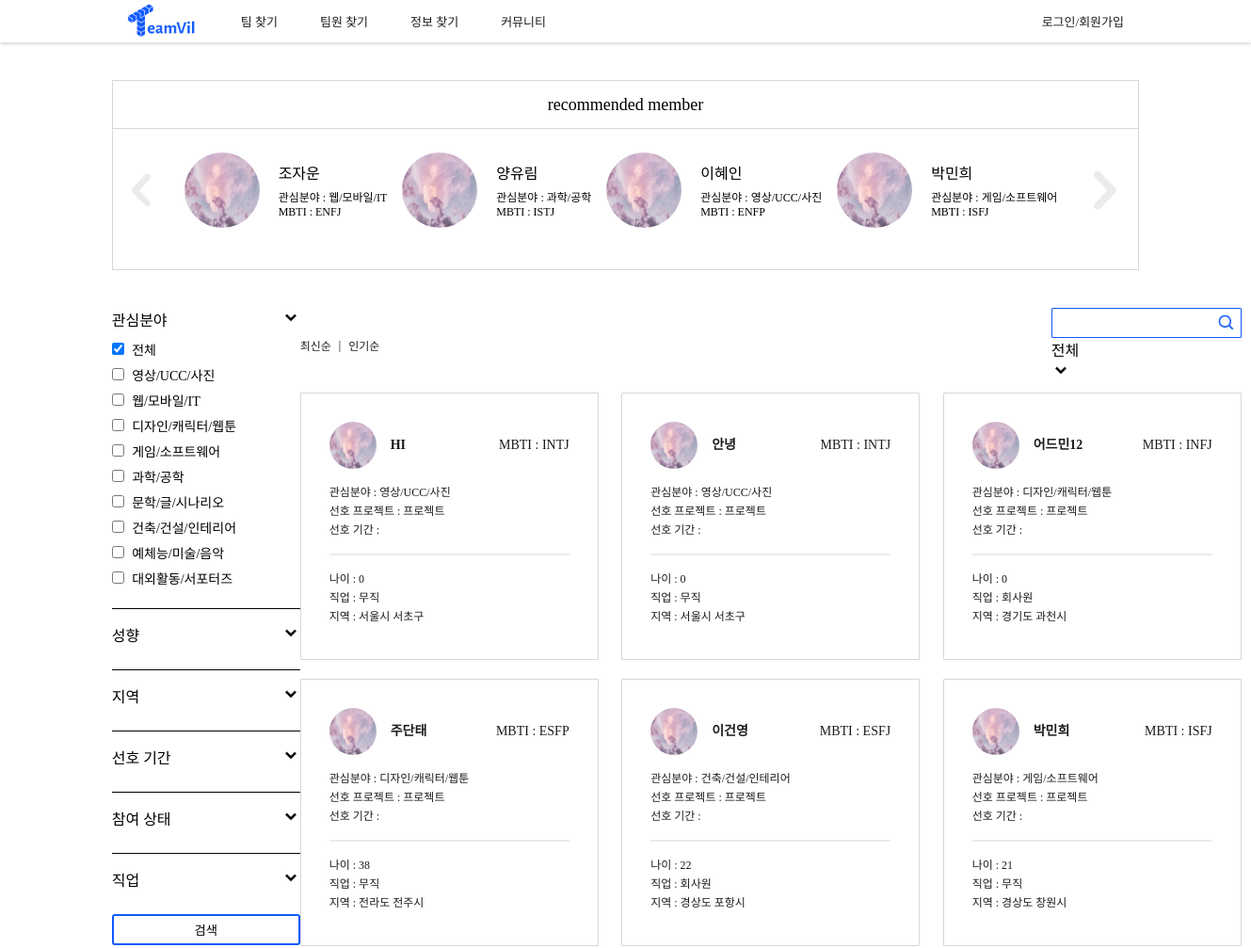
/member/member_search_back_cloud/ (upper part), run on an earlier commit of the app's database.
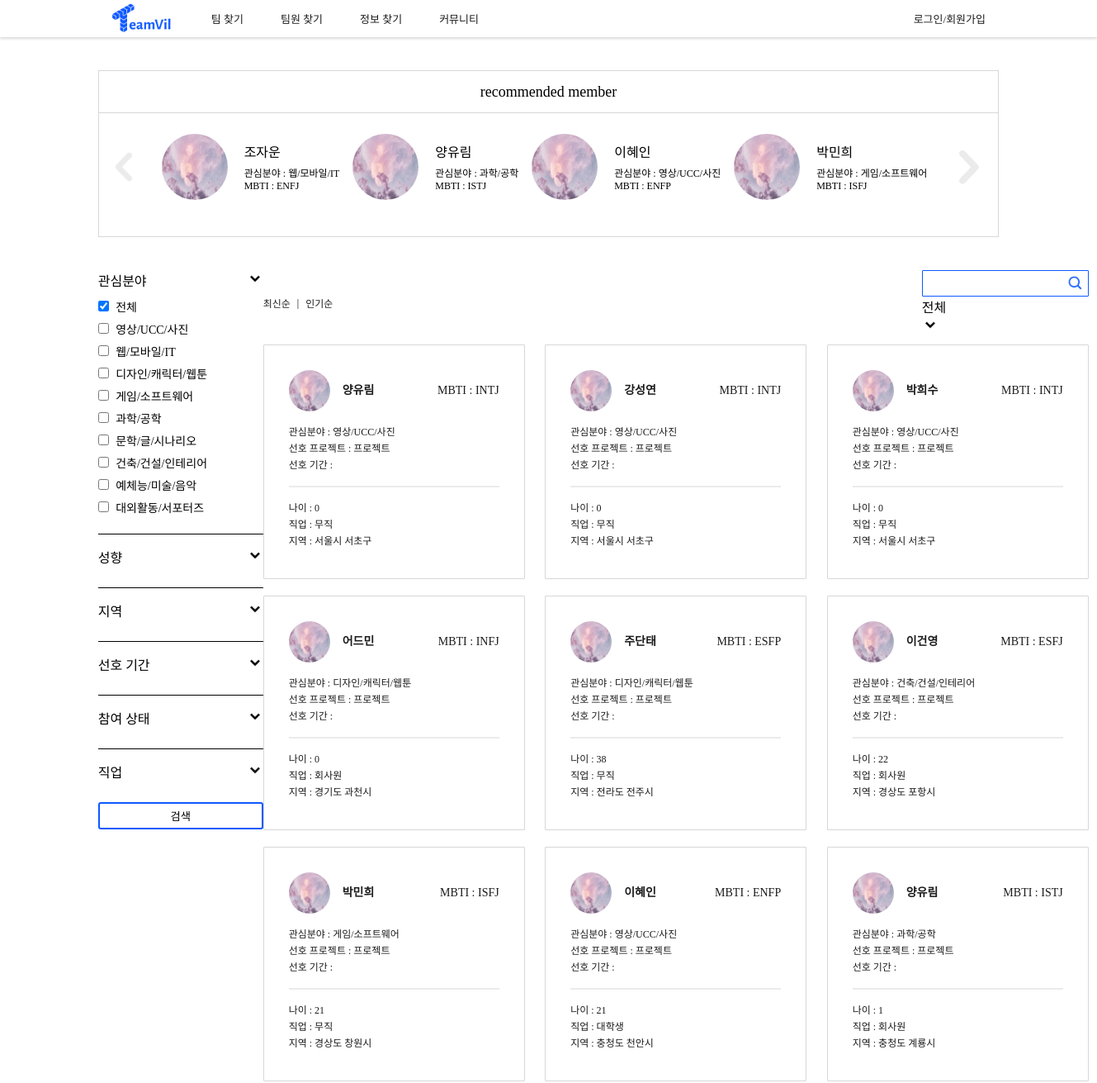
And on a later commit of the database.
### account/models.py (models this page shows, shortened)
class Profile(models.Model):
    user_id = models.ForeignKey(User, on_delete = models.CASCADE, db_column="user_id")
    name = models.CharField(max_length=25)
    mbti_id = models.ForeignKey(Mbti, on_delete = models.CASCADE, db_column="mbti_id")
    mbti_detail = models.CharField(max_length=100, null=True)
    email = models.CharField(max_length=45)
    phone = models.CharField(max_length=15)
    birthday = models.DateField()
    region1_id = models.ForeignKey(Region1, on_delete = models.CASCADE, db_column="region1_id")
    region2_id = models.ForeignKey(Region2, on_delete = models.CASCADE, db_column="region2_id")
    openPhone = models.IntegerField()
    openEmail = models.IntegerField()
    term_id = models.ForeignKey(Term, on_delete = models.CASCADE, db_column="term_id")
    field1_id = models.ForeignKey(Field1, on_delete = models.CASCADE, db_column="field1_id")
    field2 = models.CharField(max_length=20)
    state = models.IntegerField()
    job_id = models.ForeignKey(Job, on_delete = models.CASCADE, db_column="job_id")
    education_id = models.ForeignKey(Education, on_delete = models.CASCADE, db_column="education_id", null=True)
    isLink = models.IntegerField()
    isFile = models.IntegerField()
    isCarrer = models.IntegerField()
    pr = models.TextField(null=True)
    register = models.DateTimeField(default=timezone.now)
    photo = models.FileField(null=True)
    isReview = models.IntegerField()
    view_cnt = models.IntegerField(default=0)
    submit = models.IntegerField(default=0)

class Mbti(models.Model):
    mbti = models.CharField(max_length=4)
    mbti_cnt = models.IntegerField(default=0)

class Job(models.Model):
    job = models.CharField(max_length=20)

### home/models.py (models this page shows, shortened)
class Field1(models.Model):
    field1 = models.CharField(max_length=20)

class Region1(models.Model):
    region1 = models.CharField(max_length=20)

class Region2(models.Model):
    region1_id = models.ForeignKey(Region1, on_delete = models.CASCADE, db_column="region1_id")
    region2 = models.CharField(max_length=20)

### account/views.py (the view)
# urls.py: path('member_search_back_cloud/', views.member_search_back_cloud, name = "member_search_back_cloud"),
def member_search_back_cloud(request):
    profiles = Profile.objects.all().order_by('-register')
    profiles_reg = Profile.objects.all().order_by('id')[:4]
    field1 = Field1.objects.all() # 대분야 (ex IT)
    mbti = Mbti.objects.all()
    region2 = Region2.objects.all() # ~시 (서울만 ~구)
    term = Term.objects.all()
    job = Job.objects.all()
    return render(request, "member_search_back_cloud.html", {'profiles':profiles, "field1s":field1, "mbtis" : mbti,
                                                    "region2s": region2, "terms": term, "jobs": job, "profiles_reg":profiles_reg})

### teamvil/templatetags/custom_tags.py (called while the page is built)
@register.simple_tag
def getAge(birthday):
    now = int(datetime.datetime.today().year)
    birthday = int(birthday.strftime('%Y'))
    return now - birthday

### account/templates/member_search_back_cloud.html (shortened to what the changed rows need)
<!DOCTYPE html>
<html lang="en">
{% load static %}
{% load custom_tags %}
<head>
    <link rel="stylesheet" href="{% static 'css/base.css' %}">
    <link rel="stylesheet" href="{% static 'css/member_search.css' %}">
</head>
<body>
    <section class="member_search-rec-box margin">
        <div class="member_search-rec-container">
            {% for reg in profiles_reg %}
            <div class="member_search-rec-member">
                <img class="member_search-rec-image" src="{% static 'image/cloud.jpg' %}">
                <div class="member_search-rec-info">
                    <p class="member_search-rec-info-name spoqa-regular">{{reg.name}}</p>
                    <p class="spoqa-light">관심분야 : {{reg.field1_id.field1}}</p>
                    <p class="spoqa-light">MBTI : {{reg.mbti_id.mbti}}</p>
                </div>
            </div>
            {% endfor %}
        </div>
    </section>
    <section class="member_search-container margin">
        <aside class="member_search-filter-container">
            <div class="member_search-filter-item-container">
                <div class="active" id="field1">
                    {% for field1 in field1s %}
                        <div class="member_search-filter-item-list spoqa-light">
                            <label>
                                <input type="checkbox" value='{{field1.id}}' class="field1">
                                <span>{{field1.field1}}</span>
                            </label>
                        </div>
                    {% endfor %}
                </div>
            </div>
        </aside>
        <main>
            <div class="member_search-member-container">
                {% for profile in profiles %}
                    <a href="{% url 'member_detail' profile.id %}">
                        <article class="member_search-member-item">
                            <div class="member_search-member-profile-container">
                                <div class="member_search-member-name-container">
                                    <img class="member_search-member-image" src="{% static 'image/cloud.jpg' %}" alt="">
                                    <p class="spoqa-bold">{{profile.name}}</p>
                                </div>
                                <p class="spoqa-medium">MBTI : {{profile.mbti_id.mbti}}</p>
                            </div>
                            <p class="spoqa-medium">관심분야 : {{profile.field1_id.field1}}</p>
                            <p class="spoqa-medium">선호 프로젝트 :
                                {% if profile.type == 0 %}
                                    창업
                                {% elif profile.type == 1 %}
                                    공모전
                                {% else %}
                                    프로젝트
                                {% endif %}
                            </p>
                            <p class="spoqa-medium">선호 기간 : </p>
                            <hr>
                            <p class="spoqa-regular">나이 : {% getAge profile.birthday %}</p>
                            <p class="spoqa-regular">직업 : {{ profile.job_id.job }}</p>
                            <p class="spoqa-regular">지역 : {{ profile.region1_id.region1 }} {{ profile.region2_id.region2 }}</p>
                        </article>
                    </a>
                {% endfor %}
            </div>
        </main>
    </section>
</body>
</html>

What changed in the data, as far as the page shows it:
now on one of the page's lists (row unchanged): Profile: name "양유림", mbti_id.mbti "ISTJ", field1_id.field1 "과학/공학", birthday "1", job_id.job "회사원", region1_id.region1 "충청도", region2_id.region2 "계룡시"
now on one of the page's lists (row unchanged): Profile: name "이혜인", mbti_id.mbti "ENFP", field1_id.field1 "영상/UCC/사진", birthday "21", job_id.job "대학생", region1_id.region1 "충청도", region2_id.region2 "천안시"
added Profile: name "양유림", mbti_id.mbti "INTJ", field1_id.field1 "영상/UCC/사진", birthday "0", job_id.job "무직", region1_id.region1 "서울시", region2_id.region2 "서초구"
changed Profile: name "HI" → "강성연"
changed Profile: name "안녕" → "박희수"
changed Profile "INFJ": name "어드민12" → "어드민"
